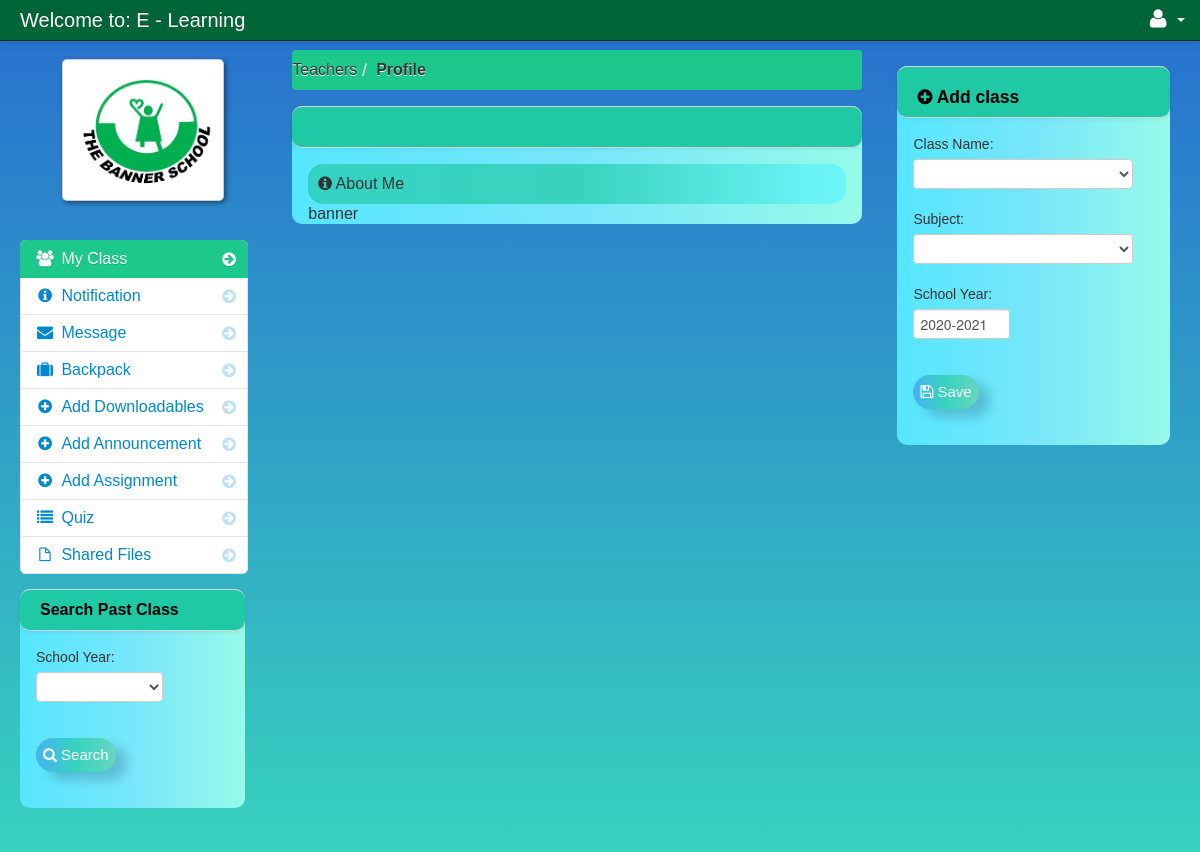
The page /portal/home/profile_teacher.php (signed in) on the database its author committed.
### tables this page shows
CREATE TABLE IF NOT EXISTS `teacher` (
  `teacher_id` int(11) NOT NULL AUTO_INCREMENT,
  `username` varchar(100) NOT NULL,
  `password` varchar(200) NOT NULL,
  `first_name` varchar(100) NOT NULL,
  `last_name` varchar(100) NOT NULL,
  `department_id` int(11) NOT NULL,
  `location` varchar(200) NOT NULL,
  `about` varchar(500) NOT NULL,
  `teacher_status` varchar(20) NOT NULL,
  `teacher_stat` varchar(100) NOT NULL,
  PRIMARY KEY (`teacher_id`)
);

CREATE TABLE IF NOT EXISTS `school_year` (
  `school_year_id` int(11) NOT NULL AUTO_INCREMENT,
  `school_year` varchar(100) NOT NULL,
  PRIMARY KEY (`school_year_id`)
);

### portal/home/session.php (called while the page is built, shortened)
<?php
$session_id=$_SESSION['id'];
?>

### portal/home/add_class.php (the view, shortened to what this page needs)
                <div class="block">
                    <div class="navbar navbar-inner block-header">
                        <div id="" class="muted pull-left"><h4><i class="icon-plus-sign"></i> Add class</h4></div>
                    </div>
                    <div class="block-content collapse in">
                        <div class="span12">
<form method="post" id="add_class">
		<div class="control-group">
			<label>Class Name:</label>
                                  <div class="controls">
                                    <select name="class_id"  class="" required>
                                     	<option></option>
			<?php
			$query = mysql_query("select * from class order by class_name");
			while($row = mysql_fetch_array($query)){
			?>
			<option value="<?php echo $row['class_id']; ?>"><?php echo $row['class_name']; ?></option>
			<?php } ?>
                                    </select>
                                  </div>
                                </div>
		<div class="control-group">
			<label>Subject:</label>
                                  <div class="controls">
                                    <select name="subject_id"  class="" required>
                                     	<option></option>
			<?php
			$query = mysql_query("select * from subject order by subject_code");
			while($row = mysql_fetch_array($query)){
			?>
			<option value="<?php echo $row['subject_id']; ?>"><?php echo $row['subject_code']; ?></option>
			<?php } ?>
                                    </select>
                                  </div>
                                </div>
		<div class="control-group">
			<label>School Year:</label>
                                  <div class="controls">
			<?php
			$query = mysql_query("select * from school_year order by school_year DESC");
			$row = mysql_fetch_array($query);
			?>
			<input id="" class="span5" type="text" class="" name="school_year" value="<?php  echo $row['school_year']; ?>" >
                                  </div>
                                </div>
			<div class="control-group">
                                  <div class="controls">
				<button name="save" class="buttons"><i class="icon-save"></i> Save</button>
                                  </div>
                                </div>
                        </form>
</div>
                    </div>
                </div>

### portal/home/profile_teacher.php (shortened to what this page needs)
<?php include('session.php'); ?>
<?php include('header_dashboard.php'); ?>
    <body>
		<?php include('navbar_teacher.php'); ?>
        <div class="container-fluid">
            <div class="row-fluid">
				<?php include('teacher_sidebar.php'); ?>
                <div class="span6" id="content">
                     <div class="row-fluid">
					     <ul class="breadcrumb">
							<li><a href="#">Teachers</a><span class="divider">/</span></li>
							<li><a href="#"><b>Profile</b></a></li>
						</ul>
                        <div id="block_bg" class="block">
                            <div class="navbar navbar-inner block-header">
                            </div>
                            <div class="block-content collapse in">
                                <div class="span12">
										<div class="alert-header"><i class="icon-info-sign"></i> About Me</div>
								<?php $query= mysql_query("select * from teacher where teacher_id = '$session_id'")or die(mysql_error());
								$row = mysql_fetch_array($query);
						?>
  									<?php echo $row['about']; ?>
                                </div>
                            </div>
                        </div>
                    </div>
                </div>
				<?php include('teacher_right_sidebar.php') ?>
            </div>
        </div>
		<?php include('script.php'); ?>
    </body>
</html>

### portal/home/teacher_sidebar.php (shortened to what this page needs)
<div class="span3" id="sidebar">
	<img id="avatar" class="img-polaroid" src="../admin/<?php echo $row['location']; ?>">
	<ul class="nav nav-list bs-docs-sidenav nav-collapse collapse">
		<li class="active"><a href="dasboard_teacher.php"><i class="icon-chevron-right"></i><i class="icon-group"></i>&nbsp;My Class</a></li>
		<li class=""><a href="notification_teacher.php"><i class="icon-chevron-right"></i><i class="icon-info-sign"></i>&nbsp;Notification
		</a></li>
		<li class=""><a href="teacher_message.php"><i class="icon-chevron-right"></i><i class="icon-envelope-alt"></i>&nbsp;Message</a></li>
		<li class=""><a href="teacher_backack.php"><i class="icon-chevron-right"></i><i class="icon-suitcase"></i>&nbsp;Backpack</a></li>
		<li class=""><a href="add_downloadable.php"><i class="icon-chevron-right"></i><i class="icon-plus-sign"></i>&nbsp;Add Downloadables</a></li>
		<li class=""><a href="add_announcement.php"><i class="icon-chevron-right"></i><i class="icon-plus-sign"></i>&nbsp;Add Announcement</a></li>
		<li class=""><a href="add_assignment.php"><i class="icon-chevron-right"></i><i class="icon-plus-sign"></i>&nbsp;Add Assignment</a></li>
		<li class=""><a href="quizlog.php"><i class="icon-chevron-right"></i><i class="icon-list"></i>&nbsp;Quiz</a></li>
		<li class=""><a href="teacher_share.php"><i class="icon-chevron-right"></i><i class="icon-file"></i>&nbsp;Shared Files</a></li>
	</ul>
	<?php include('search_other_class.php'); ?>
</div>

### portal/admin/assets/styles.css (style rules this page uses)
body { padding-top: 50px; padding-bottom: 500px; background: linear-gradient(to top, #32be32 -50%, #38d3be, #224fd4 120%); background-repeat: repeat; }
.buttons { display: inline-block; border-radius: 25px; outline: none; border: none; background-image: linear-gradient(to right, #44b2f1, #38d3be, #20c9a6a8); box-shadow: 11px 8px 11px 0px rgba(5, 16, 44, .19); padding: 7px; font-size: 15px; color: #fff; font-family: 'Poppins', sans-serif; margin: 1rem 0; cursor: pointer; transition: .7s; }
.alert-header { background-image: linear-gradient(to left, #6ff7fc, #38d3be, #20c9a6a8); padding: 10px; border-radius: 15px; }
#content { margin-left: 0px; padding-right: 5px; }
.breadcrumb { margin: 0 0 0px; padding: 10px 0px; background-color: #1CC88C; }
.block { background-image: linear-gradient(to left, #97fae9, #78e6fa, #56e6ff); border-radius: 10px 10px 10px 10px; margin: 1em 0em; border-top: none; -webkit-box-shadow: 2px 2px 5px #0005a9(0, 0, 6, 0.75); -moz-box-shadow: 2px 2px 5px #0005a9(0, 0, 6, 0.75); box-shadow: 2px 2px 5px #0005a9(0, 0, 6, 0.75); }
.block-content { margin: 1em; min-height: .25em; -webkit-box-shadow: 2px 2px 5px #0005a9(0, 0, 6, 0.75); -moz-box-shadow: 2px 2px 5px #0005a9(0, 0, 6, 0.75); box-shadow: 2px 2px 5px #0005a9(0, 0, 6, 0.75); }
.block-header { margin-bottom: 0px; border-right: none; border-left: none; -webkit-border-radius: 0px; -moz-border-radius: 0px; border-radius: 10px 10px 10px 10px; background-color: #20c9a6; }
.block-header div { padding-top: 10px; }
.bs-docs-sidenav { max-width: 228px; margin: 30px 0 0; padding: 0; background-color: #fff; -webkit-border-radius: 6px; -moz-border-radius: 6px; border-radius: 6px; -webkit-box-shadow: 0 1px 4px #0005a9(0, 0, 0, .065); -moz-box-shadow: 0 1px 4px #0005a9(0, 0, 0, .065); box-shadow: 0 1px 4px #0005a9(0, 0, 0, .065); }
.bs-docs-sidenav>li>a { display: block; width: 190px \9; margin: 0 0 -1px; padding: 8px 14px; border: 1px solid #e5e5e5; }
.bs-docs-sidenav>li:first-child>a { -webkit-border-radius: 6px 6px 0 0; -moz-border-radius: 6px 6px 0 0; border-radius: 6px 6px 0 0; }
.bs-docs-sidenav>li:last-child>a { -webkit-border-radius: 0 0 6px 6px; -moz-border-radius: 0 0 6px 6px; border-radius: 0 0 6px 6px; }
.bs-docs-sidenav>.active>a { position: relative; z-index: 2; padding: 9px 15px; border: 0; text-shadow: 0 1px 0 rgba(0, 0, 0, .15); -webkit-box-shadow: inset 1px 0 0 rgba(0, 0, 0, .1), inset -1px 0 0 #0005a9(0, 0, 0, .1); -moz-box-shadow: inset 1px 0 0 rgba(0, 0, 0, .1), inset -1px 0 0 #0005a9(0, 0, 0, .1); box-shadow: inset 1px 0 0 rgba(0, 0, 0, .1), inset -1px 0 0 #0005a9(0, 0, 0, .1); }
.bs-docs-sidenav .icon-chevron-right { float: right; margin-top: 2px; margin-right: -6px; opacity: .25; }
.bs-docs-sidenav .active .icon-chevron-right, .bs-docs-sidenav .active a:hover .icon-chevron-right { opacity: 1; }

### rows shown on the page
teacher: location (picture), about "banner"
school_year: school_year "2020-2021"
